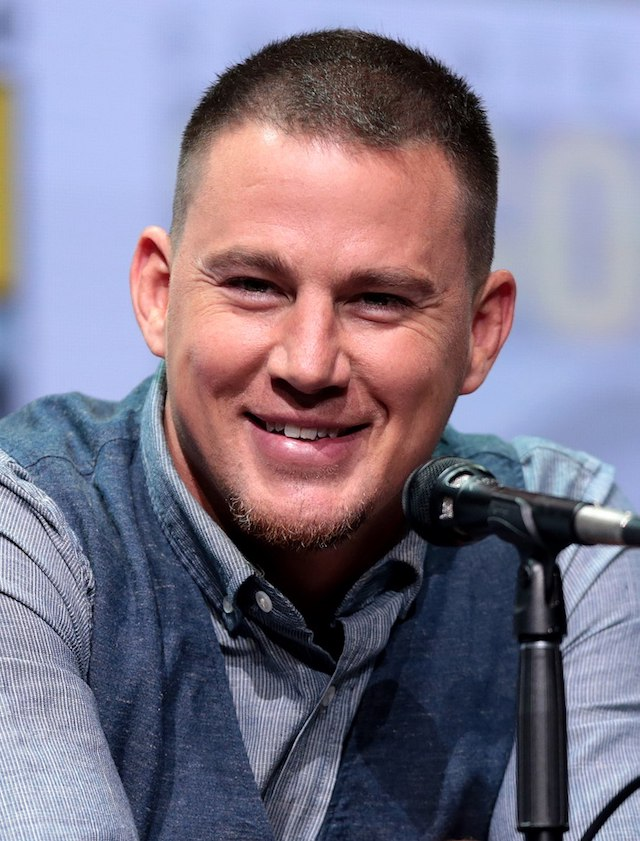
#> input picture channing_tatum.jpg, 640 x 841 px, given in place of the camera
$ python LiveFaceDetection.py
#> lines starting #> are read from the running program, lines starting #| are printed output that depends on the picture
# construct the argument parser and parse the arguments
import argparse
import cv2
import os
import imutils
import time
from imutils.video import VideoStream

ap = argparse.ArgumentParser()
ap.add_argument("-c", "--cascades", type=str, default="cascades",
   help="path to input directory containing haar cascades")
args = vars(ap.parse_args())

# initialize a dictionary that maps the name of the haar cascades to
# their filenames
detectorPaths = {
   "face": "haarcascade_frontalface_default.xml",
   "eyes": "haarcascade_eye.xml",
   "smile": "haarcascade_smile.xml",
}

# initialize a dictionary to store our haar cascade detectors
print("[INFO] loading haar cascades...")
detectors = {}

# loop over our detector paths
for (name, path) in detectorPaths.items():
   # load the haar cascade from disk and store it in the detectors
   # dictionary
   path = os.path.sep.join([args["cascades"], path])
   detectors[name] = cv2.CascadeClassifier(path)

# initialize the video stream and allow the camera sensor to warm up
print("[INFO] starting video stream...")
vs = VideoStream(src=0).start()
time.sleep(2.0)

# loop over the frames from the video stream
while True:
   # grab the frame from the video stream, resize it, and convert it
   # to grayscale
   frame = vs.read()
#> frame is the input picture: shape (841, 640, 3); mean B, G, R 135.9, 117.5, 124.8
   frame = imutils.resize(frame, width=500)
#> frame: shape (657, 500, 3)
   gray = cv2.cvtColor(frame, cv2.COLOR_BGR2GRAY)
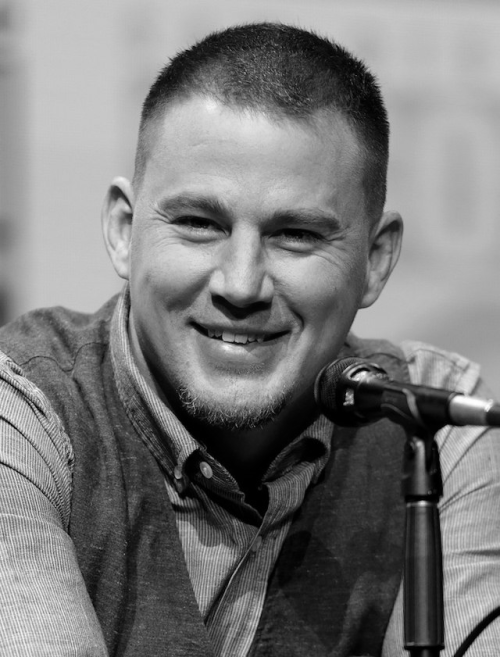
#> gray: shape (657, 500); min 0, max 255, mean 121.7

   # perform face detection using the appropriate haar cascade
   faceRects = detectors["face"].detectMultiScale(
      gray, scaleFactor=1.05, minNeighbors=5, minSize=(30, 30),
      flags=cv2.CASCADE_SCALE_IMAGE)
#> faceRects = [[107, 117, 280, 280]]

   # loop over the face bounding boxes
   for (fX, fY, fW, fH) in faceRects:
      # extract the face ROI
      faceROI = gray[fY:fY+ fH, fX:fX + fW]

      # apply eyes detection to the face ROI
      eyeRects = detectors["eyes"].detectMultiScale(
         faceROI, scaleFactor=1.1, minNeighbors=10,
         minSize=(15, 15), flags=cv2.CASCADE_SCALE_IMAGE)

      # apply smile detection to the face ROI
      smileRects = detectors["smile"].detectMultiScale(
         faceROI, scaleFactor=1.1, minNeighbors=10,
         minSize=(15, 15), flags=cv2.CASCADE_SCALE_IMAGE)

      # loop over the eye bounding boxes
      for (eX, eY, eW, eH) in eyeRects:
         # draw the eye bounding box
         ptA = (fX + eX, fY + eY)
         ptB = (fX + eX + eW, fY + eY + eH)
         cv2.rectangle(frame, ptA, ptB, (0, 0, 255), 2)

      # loop over the smile bounding boxes
      for (sX, sY, sW, sH) in smileRects:
         # draw the smile bounding box
         ptA = (fX + sX, fY + sY)
         ptB = (fX + sX + sW, fY + sY + sH)
         cv2.rectangle(frame, ptA, ptB, (255, 0, 0), 2)

      # draw the face bounding box on the frame
      cv2.rectangle(frame, (fX, fY), (fX + fW, fY + fH),
         (0, 255, 0), 2)
#> this loop made 1 pass
#> pass 1, `faceROI = gray[fY:fY+ fH, fX:fX + fW]`:
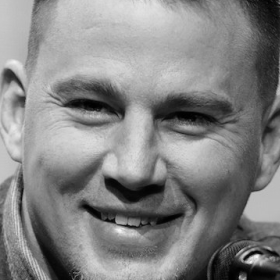
#> faceROI: shape (280, 280); min 0, max 249, mean 131.8
#> after the loop:
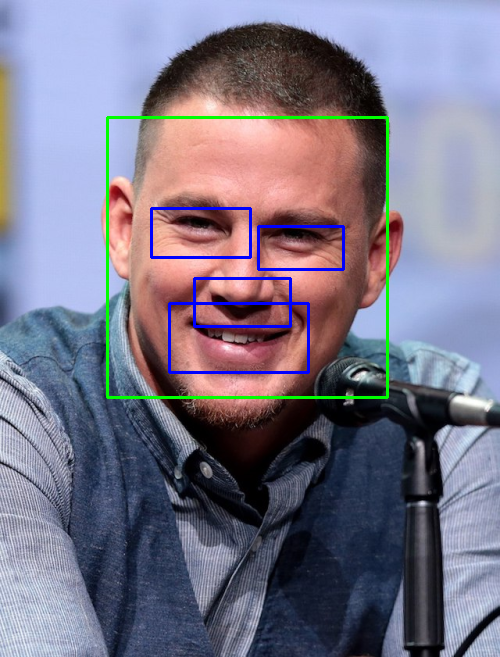
#> frame: shape (657, 500, 3); mean B, G, R 136.3, 117.7, 121.5

   # show the output frame
   cv2.imshow("Frame", frame)
   key = cv2.waitKey(1) & 0xFF
#> (key q is pressed here)

   # if the `q` key was pressed, break from the loop
   if key == ord("q"):
      break

# do a bit of cleanup
cv2.destroyAllWindows()
vs.stop()

$ run again, on sharon_stone1.jpg
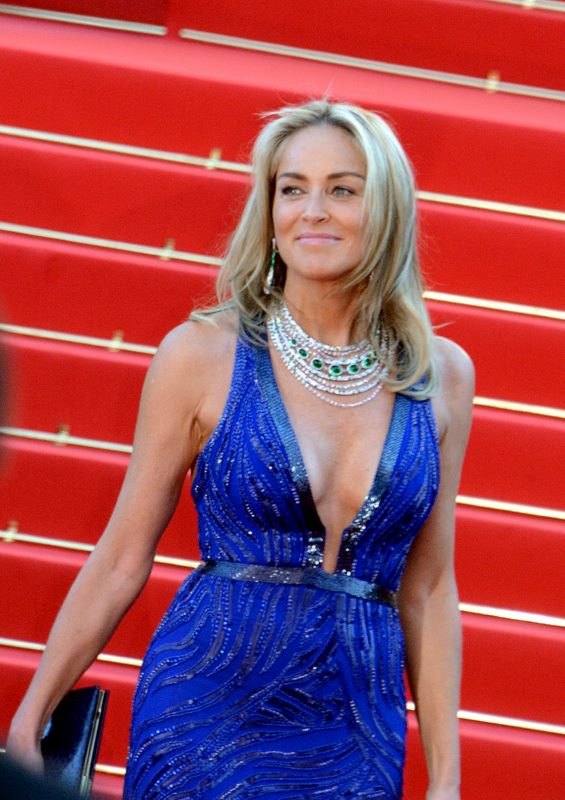
#> input picture sharon_stone1.jpg, 565 x 800 px, given in place of the camera
#> frame is the input picture: shape (800, 565, 3); mean B, G, R 87.8, 71.7, 159.2
#> faceRects = [[223, 122, 114, 114]]
#> the loop `for (fX, fY, fW, fH) in faceRects:` made 1 pass
#> (fX, fY, fW, fH, eyeRects, smileRects) on pass 1: (223, 122, 114, 114, [[20, 31, 29, 29], [60, 29, 33, 33]], [[25, 73, 67, 33]])
#> pass 1, `faceROI = gray[fY:fY+ fH, fX:fX + fW]`:
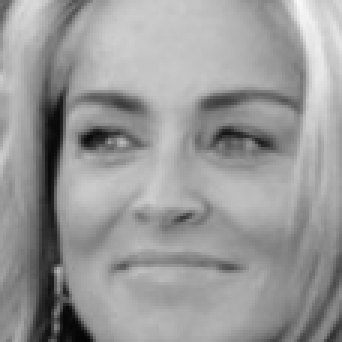
#> faceROI: shape (114, 114) (shown 3 times larger); min 5, max 248, mean 153.2
#> after the loop `for (fX, fY, fW, fH) in faceRects:`:
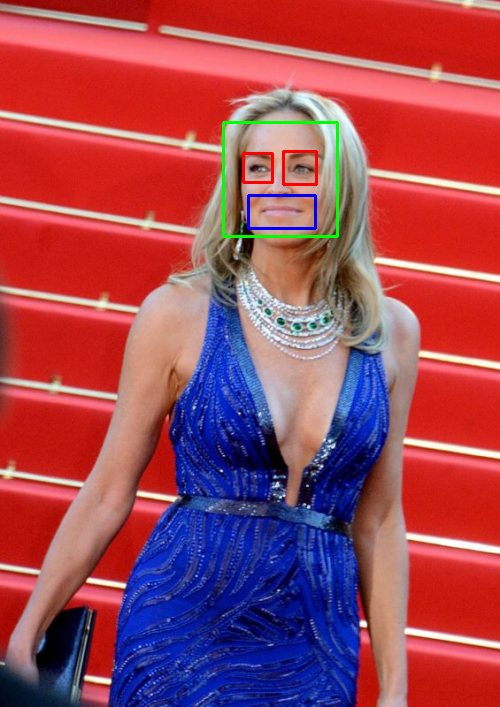
#> frame: shape (707, 500, 3); mean B, G, R 87.3, 71.5, 158.4

$ run again, on sharon_stone2.jpg
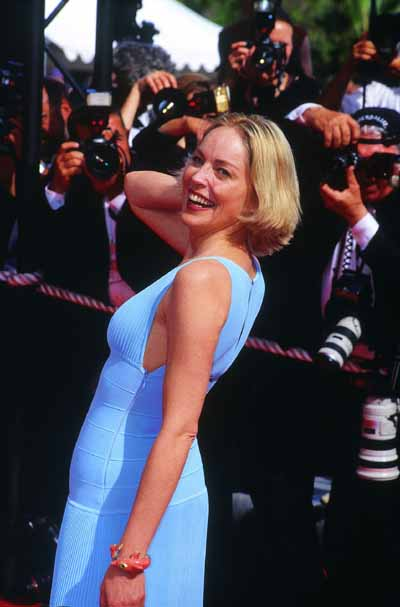
#> input picture sharon_stone2.jpg, 400 x 607 px, given in place of the camera
#> frame is the input picture: shape (607, 400, 3); mean B, G, R 73, 63.9, 70.7
#> frame: shape (758, 500, 3)
#> `gray = cv2.cvtColor(frame, cv2.COLOR_BGR2GRAY)`:
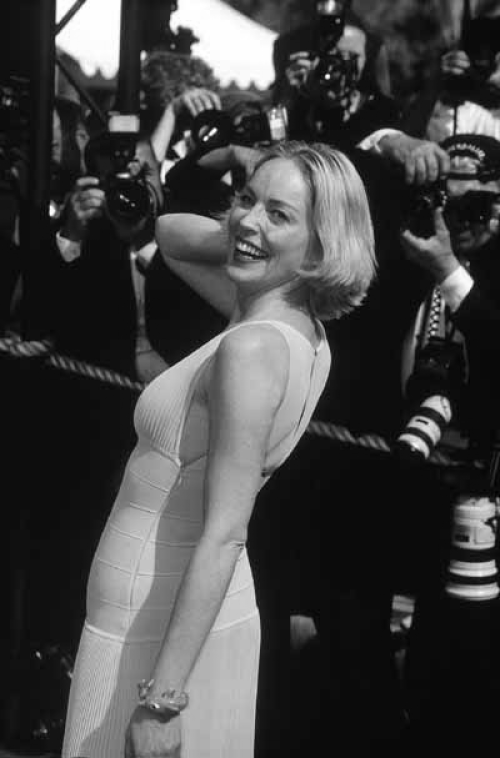
#> gray: shape (758, 500); min 0, max 255, mean 67
#> faceRects = ()
